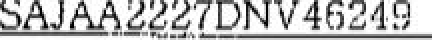
#> input picture tmp/box/sample1.png, 216 x 20 px (shown 2 times larger); its folder holds only this picture in this run
$ python preprocessing.py
#> lines starting #> are read from the running program, lines starting #| are printed output that depends on the picture; after the words box and inside, x2 and y2 are one past the last pixel; in counts of white or black regions, pixels touching at a corner belong together
### core/common.py
#!/usr/bin/env python3
import cv2
import logging
import numpy as np


def print_info(string):
    print('\033[31m \033[43m' + '[INFO]'+ '\033[0m' + ' ' + string)


def print_error(string):
    print('\033[37m \033[101m' + '[ERROR]'+ '\033[0m' + ' ' + string)


def make_logger(name=None):
    logger = logging.getLogger(name)
    logger.setLevel(logging.INFO)

    formatter = logging.Formatter("[%(asctime)s][%(levelname)s] %(message)s")

    console = logging.StreamHandler()
    console.setLevel(logging.INFO)
    console.setFormatter(formatter)

    logger.addHandler(console)
    return logger


# [25 lines left out: functions resize_input, image_to_float, not called in this run]

### preprocessing.py
#!/usr/bin/env python

from core.common import *
from core.model import *

BOX_PATH = "tmp/box/"
SAVE_PATH = "res/"


def rotate_img(_path, _file):
    """
    :param _path: image path
           _file: image name
    :return rotated: rotated image - list
    """
#> called with _path = 'tmp/box/', _file = 'sample1.png'
    raw = cv2.imread(_path + _file)
#> raw is the input picture: shape (20, 216, 3); min 0, max 255, mean 188.1
    img = raw.copy()
    gray = cv2.cvtColor(img, cv2.COLOR_BGR2GRAY)
    gray = cv2.bitwise_not(gray)
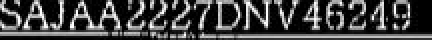
#> gray: shape (20, 216) (shown 2 times larger); min 0, max 255, mean 66.9
    thresh = cv2.threshold(gray, 127, 255, cv2.THRESH_BINARY | cv2.THRESH_OTSU)[1]
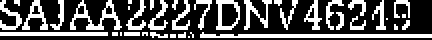
#> thresh: shape (20, 216) (shown 2 times larger); 32.8% white in thin lines or dots
    col_stk = np.column_stack(np.where(thresh > 0))
#> col_stk = 1419 pairs, first value 0 to 18, second value 0 to 215
    angle = cv2.minAreaRect(col_stk)[-1]
#> angle = -90

    if angle < -45:
        angle = -(90 + angle)
#> angle = 0
    else:
        angle = -angle

    (h, w) = img.shape[:2]
#> h = 20; w = 216
    center = (w // 2, h // 2)
#> center = (108, 10)
    m = cv2.getRotationMatrix2D(center, angle, 1.0)
#> m = [[1, 0, 0], [0, 1, 0]]
    rotated = cv2.warpAffine(img, m, (w, h), flags=cv2.INTER_CUBIC, borderMode=cv2.BORDER_REPLICATE)

    return rotated


def resize_img(img):
    """
    :param img: resize image object (==list)
    :return thresh: list after resizing image
    """
    gray = cv2.cvtColor(img, cv2.COLOR_BGR2GRAY)
    height, width = gray.shape
#> height = 20; width = 216
    ratio_w = int(128 / height * width)
#> ratio_w = 1382
    img_to_gray = cv2.resize(gray, (ratio_w, 128), interpolation=cv2.INTER_LINEAR)
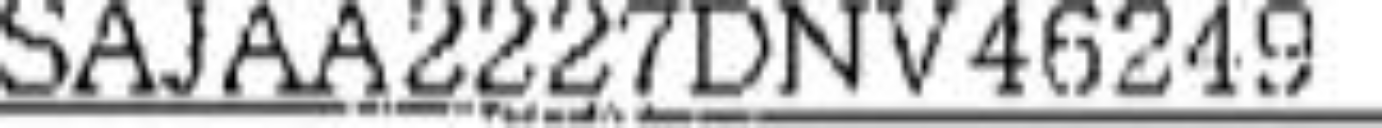
#> img_to_gray: shape (128, 1382); min 0, max 255, mean 188
    ret, thresh = cv2.threshold(img_to_gray, 127, 255, 0)
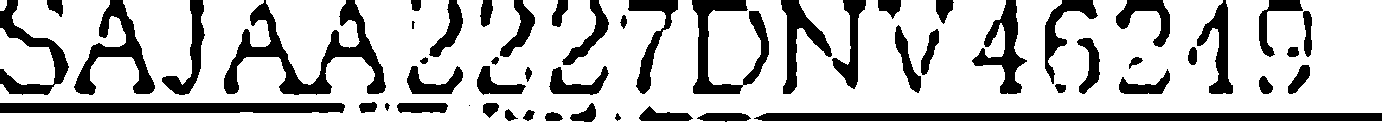
#> thresh: shape (128, 1382); 75.8% white; 55 black regions (2 under 20 px), largest, box (x1, y1, x2, y2) and area: (754, 113, 1382, 121) 4977, (224, 0, 386, 95) 4368, (0, 103, 345, 113) 3407

    return thresh


def remove_vertical_line(img):
    """
    :param img: To remove vertical line image
    :return img: list after removing vertical line
    """
    height, width = img.shape
#> height = 128; width = 1382

    white_space = width * 255
#> white_space = 352410
    end_point = []
    start_point = []

    for i in range(height - 1):
        if (np.sum(img[i, :width]) == white_space) & (np.sum(img[i + 1, :width]) != white_space):
            start_point.append(i)

        if (np.sum(img[i, :width]) != white_space) & (np.sum(img[i + 1, :width]) == white_space):
            end_point.append(i)
#> after the loop, end_point = [94, 121]; start_point = [101]

    if np.sum(img[0, :width]) != white_space:
        start_point.insert(0, 0)
    if np.sum(img[-1, :width]) != white_space:
        end_point.append(width)

    location = list([a, b] for a, b in zip(start_point, end_point))
#> location = [[0, 94], [101, 121]]
    del_location = list(b - a for a, b in zip(start_point, end_point))
#> del_location = [94, 20]
    max_idx = np.argmax(del_location)
#> max_idx = 0
    del (del_location[max_idx])
    del (location[max_idx])

    if len(location) > 0:
        for st, en in location:
            img[st:en + 1, :] = 255
#> this loop made 1 pass
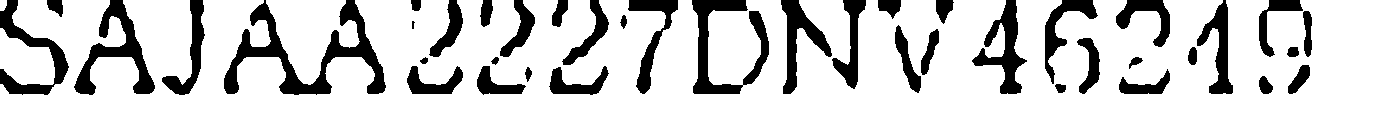
#> img: shape (128, 1382); 81.8% white; 41 black regions (1 under 20 px), largest, box (x1, y1, x2, y2) and area: (224, 0, 386, 95) 4368, (692, 0, 769, 94) 2540, (74, 0, 155, 95) 2372

    return img


def level_img(img, _path, _files):
    """
    :param img: image for leveling
         _path: path for image
        _files: image name
    :return array after leveling image
    """
#> called with _path = 'tmp/box/', _files = 'sample1.png'
    thresh = img.copy()
    re_height, re_width = thresh.shape
#> re_height = 128; re_width = 1382
    sample = []
    white_space = re_height * 255
#> white_space = 32640
    end_point = []
    start_point = []

    for i in range(re_width - 1):
        if (np.sum(thresh[:re_height, i]) == white_space) & (np.sum(thresh[:re_height, i + 1]) != white_space):
            start_point.append(i)
        if (np.sum(thresh[:re_height, i]) != white_space) & (np.sum(thresh[:re_height, i + 1]) == white_space):
            end_point.append(i)
#> after the loop, end_point = [68, 154, 204, 385, 462, 534, 608, 626, 677, 768, 865, 953, 1026, 1099, 1169, 1232, 1311]; start_point = [73, 161, 223, 406, 476, 548, 619, 627, 691, 780, 877, 971, 1044, 1115, 1187, 1258]

    if np.sum(thresh[:re_height, 0]) != white_space:
        start_point.insert(0, 0)
    if np.sum(thresh[:re_height, -1]) != white_space:
        end_point.append(re_width)

    location = list([a, b] for a, b in zip(start_point, end_point))
#> location = [[0, 68], [73, 154], [161, 204], [223, 385], [406, 462], [476, 534], [548, 608], [619, 626], [627, 677], [691, 768], [780, 865], [877, 953], [971, 1026], [1044, 1099], [1115, 1169], [1187, 1232], [1258, 1311]]
    del_location = list([b - a] for a, b in zip(start_point, end_point))
#> del_location = [[68], [81], [43], [162], [56], [58], [60], [7], [50], [77], [85], [76], [55], [55], [54], [45], [53]]

    if np.max(del_location) > 128:
        return []

    while len(location) > 17:
        loc_len = []
        for i in range(len(location)):
            loc_len.append(location[i][1] - location[i][0])

        min_idx = np.argmin(loc_len)
        if min_idx != 0:
            len_merge_left = loc_len[min_idx] + loc_len[min_idx - 1]
        else:
            len_merge_left = 999999

        if min_idx != len(loc_len):
            len_merge_right = loc_len[min_idx] + loc_len[min_idx + 1]
        else:
            len_merge_right = 999999

        if len_merge_left < len_merge_right:
            location[min_idx - 1][1] = location[min_idx][1]
        else:
            location[min_idx + 1][0] = location[min_idx][0]

        del location[min_idx]

    for order in range(len(location)):
        start = location[order][0]
        end = location[order][1]
        front_len = int((128 - (end - start)) / 2)
        end_len = int((128 - (end - start)) / 2)
        if front_len < 0 and end_len < 0:
            front_len, end_len = -front_len, -end_len
        if front_len + end_len + end - start != 128:
            front_len = front_len + 1

        center_rec = thresh[0:128, start:end]
        left_rec = np.zeros((128, front_len), np.uint8)
        left_rec[:, :] = 255
        right_rec = np.zeros((128, end_len), np.uint8)
        right_rec[:, :] = 255
        left_center = np.hstack((left_rec, center_rec))
        full = np.hstack((left_center, right_rec))
        sample.append(full)

    return sample


if __name__ == '__main__':
    from core.common import print_error, print_info, make_logger
    import cv2
    import errno
    import numpy as np
    import os

    FILES = []
    logger = make_logger()

    for _, dirs, files in os.walk(BOX_PATH):
        FILES = files

    for file in FILES:
        img_rotate = rotate_img(BOX_PATH, file)
        img_resize = resize_img(img_rotate)
        img_clean = remove_vertical_line(img_resize)
        cv2.imwrite(SAVE_PATH + 'box/' + file[:-4] + '.png', img_clean)
        prep_img = level_img(img_clean, BOX_PATH, file)
#> prep_img = []
        logger.info("preprocess file, %s"%(file))
        try:
            if not (os.path.isdir(SAVE_PATH + 'char/' + file[:-4])):
                os.makedirs(os.path.join(SAVE_PATH + 'char/' + file[:-4]))
        except OSError as e:
            if e.errno != errno.EEXIST:
                print_error('Failed to create directory, check your path')
                raise
        img_dir = SAVE_PATH + 'char/' + file[:-4] + '/'
        for i in range(len(prep_img)):
            cv2.imwrite(img_dir + file[:-4] + '_' + str(i) + '.png', prep_img[i])
            logger.info("save image %s"%(img_dir + file[:-4] + '_' + str(i) + '.png'))
#> this loop made 0 passes
        print_info("%s preprocess finished!"%(file))

$ run again, on tmp/box/sample3.png
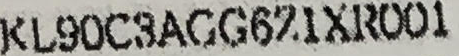
#> input picture tmp/box/sample3.png, 459 x 56 px
#> in rotate_img, raw is the input picture: shape (56, 459, 3); mean B, G, R 140.5, 146.7, 148.2
#> in rotate_img, `thresh = cv2.threshold(gray, 127, 255, cv2.THRESH_BINARY | cv2.THRESH_..`:
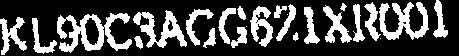
#> thresh: shape (56, 459); 28% white; 24 white regions (3 under 20 px), largest, box (x1, y1, x2, y2) and area: (57, 13, 132, 53) 1306, (379, 2, 429, 40) 902, (133, 10, 187, 48) 822
#> col_stk = 7199 pairs, first value 0 to 54, second value 0 to 447
#> in rotate_img, `angle = cv2.minAreaRect(col_stk)[-1]`: angle = -87.75
#> in rotate_img, `angle = -(90 + angle)`: angle = -2.25
#> m = [[0.999, -0.0392, 1.27], [0.0392, 0.999, -8.95]]
#> in resize_img, `ret, thresh = cv2.threshold(img_to_gray, 127, 255, 0)`:
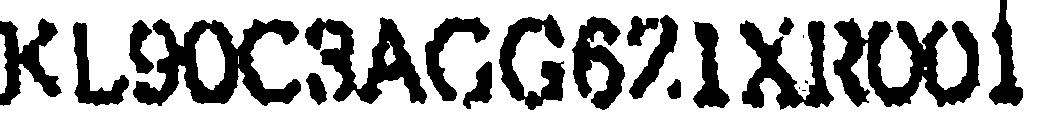
#> thresh: shape (128, 1049); 70% white; 22 black regions (4 under 20 px), largest, box (x1, y1, x2, y2) and area: (833, 18, 980, 107) 6643, (133, 19, 301, 106) 6554, (305, 17, 427, 104) 4505
#> after the loop in remove_vertical_line, `for i in range(height - 1):`: end_point = [109]; start_point = []
#> in remove_vertical_line, `location = list([a, b] for a, b in zip(start_point, end_point))`: location = [[0, 109]]
#> in remove_vertical_line, `del_location = list(b - a for a, b in zip(start_point, end_point))`: del_location = [109]
#> max_idx = 0
#> after the loop in level_img, `for i in range(re_width - 1):`: end_point = [61, 300, 491, 564, 624, 680, 729, 979, 1022]; start_point = [72, 304, 498, 571, 626, 692, 739, 988]
#> in level_img, `location = list([a, b] for a, b in zip(start_point, end_point))`: location = [[0, 61], [72, 300], [304, 491], [498, 564], [571, 624], [626, 680], [692, 729], [739, 979], [988, 1022]]
#> in level_img, `del_location = list([b - a] for a, b in zip(start_point, end_point))`: del_location = [[61], [228], [187], [66], [53], [54], [37], [240], [34]]
#> prep_img = []
